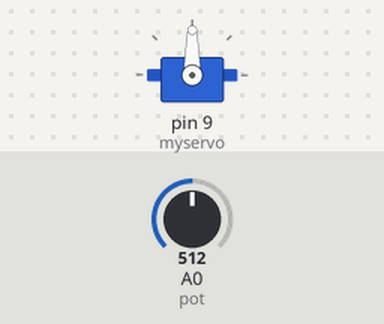
A sketch run on a simulated Arduino Uno, built with avr-gcc and run on an emulated ATmega328P. Parts: servo. The inputs (shaded band) are chosen by the test bench; at power-on: A0 (pot) = 512.

Above: at 1.2 s.
1.3 s: A0 (pot) set to 716
At 2.2 s:
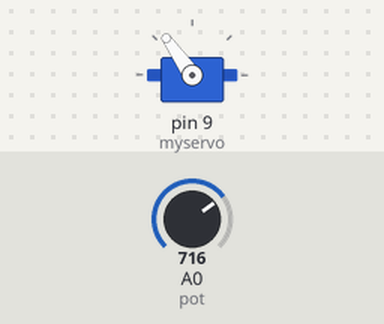
2.8 s: A0 (pot) set to 900
At 3.6 s:
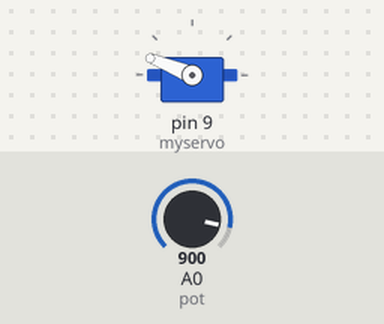
4.3 s: A0 (pot) set to 1023
At 5.0 s:
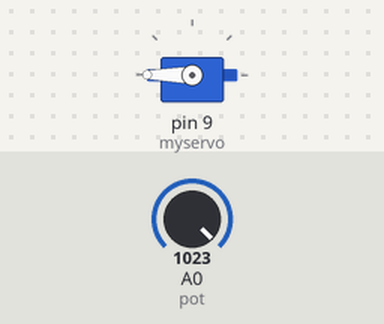
5.8 s: A0 (pot) set to 306
At 6.3 s:
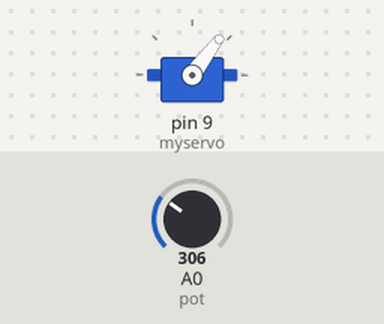
7.3 s: A0 (pot) set to 122
At 7.7 s:
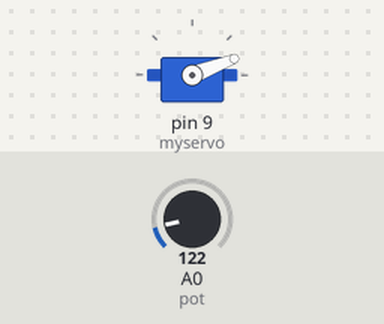
Timing chart, 0 to 9.8 s (numbered marks = the images above; inputs shaded):
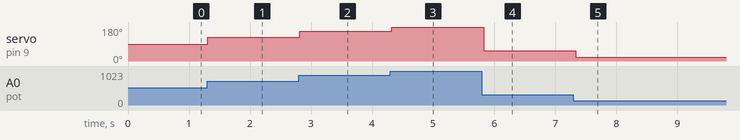

The sketch:

pot_servo_control.ino
```cpp
#include <Servo.h>
#define pot A0
Servo myservo;

void setup() {
  myservo.attach(9);
}

void loop() {
  int deger=analogRead(pot);
  int aci=map(deger,0,1023,0,180);
  myservo.write(aci);
  delay(50);
}
```

Measured:
- after the input at 1.3 s, servo on pin 9 (myservo): 90° → 125° at once
- after the input at 2.8 s, servo on pin 9 (myservo): 125° → 158° at once
- after the input at 4.3 s, servo on pin 9 (myservo): 158° → 180° at once
- after the input at 5.8 s, servo on pin 9 (myservo): 180° → 53° at once
- after the input at 7.3 s, servo on pin 9 (myservo): 53° → 21° at once
